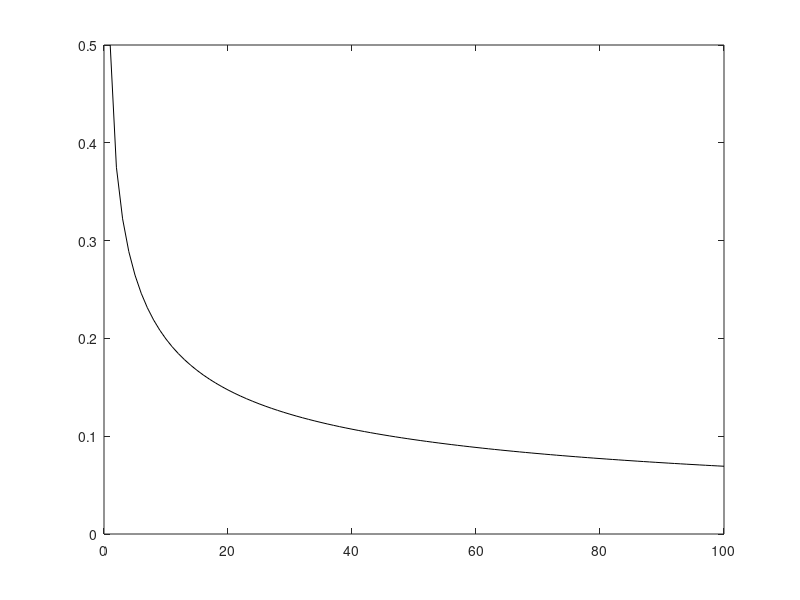

Reproduce this figure in MATLAB.
clc
close all
N=100;
a=zeros(1,N);
a(1)=1/2;
% a(2)=3/4;
for n=1:N-1
%     a(n+1)=a(n)^2-a(n-1)^2+a(n-1);
%     a(n+1)=a(n)/(1+sqrt(a(n)));
    a(n+1)=a(n)-a(n)^3;
end
% sum(a)
plot(1:N,a,'-k')